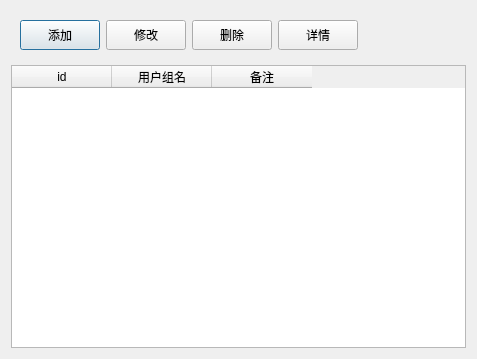
<?xml version="1.0" encoding="UTF-8"?>
<ui version="4.0">
 <class>Dialog</class>
 <widget class="QDialog" name="Dialog">
  <property name="geometry">
   <rect>
    <x>0</x>
    <y>0</y>
    <width>477</width>
    <height>359</height>
   </rect>
  </property>
  <property name="windowTitle">
   <string>用户组</string>
  </property>
  <layout class="QVBoxLayout" name="verticalLayout">
   <item>
    <widget class="QWidget" name="widget" native="true">
     <layout class="QHBoxLayout" name="horizontalLayout">
      <item>
       <widget class="QPushButton" name="pushButton">
        <property name="minimumSize">
         <size>
          <width>80</width>
          <height>30</height>
         </size>
        </property>
        <property name="text">
         <string>添加</string>
        </property>
       </widget>
      </item>
      <item>
       <widget class="QPushButton" name="pushButton_2">
        <property name="minimumSize">
         <size>
          <width>80</width>
          <height>30</height>
         </size>
        </property>
        <property name="text">
         <string>修改</string>
        </property>
       </widget>
      </item>
      <item>
       <widget class="QPushButton" name="pushButton_3">
        <property name="minimumSize">
         <size>
          <width>80</width>
          <height>30</height>
         </size>
        </property>
        <property name="text">
         <string>删除</string>
        </property>
       </widget>
      </item>
      <item>
       <widget class="QPushButton" name="pushButton_4">
        <property name="minimumSize">
         <size>
          <width>80</width>
          <height>30</height>
         </size>
        </property>
        <property name="text">
         <string>详情</string>
        </property>
       </widget>
      </item>
      <item>
       <spacer name="horizontalSpacer">
        <property name="orientation">
         <enum>Qt::Horizontal</enum>
        </property>
        <property name="sizeHint" stdset="0">
         <size>
          <width>40</width>
          <height>20</height>
         </size>
        </property>
       </spacer>
      </item>
     </layout>
    </widget>
   </item>
   <item>
    <widget class="QTableWidget" name="tableWidget">
     <column>
      <property name="text">
       <string>id</string>
      </property>
     </column>
     <column>
      <property name="text">
       <string>用户组名</string>
      </property>
     </column>
     <column>
      <property name="text">
       <string>备注</string>
      </property>
     </column>
    </widget>
   </item>
  </layout>
 </widget>
 <resources/>
 <connections/>
</ui>
